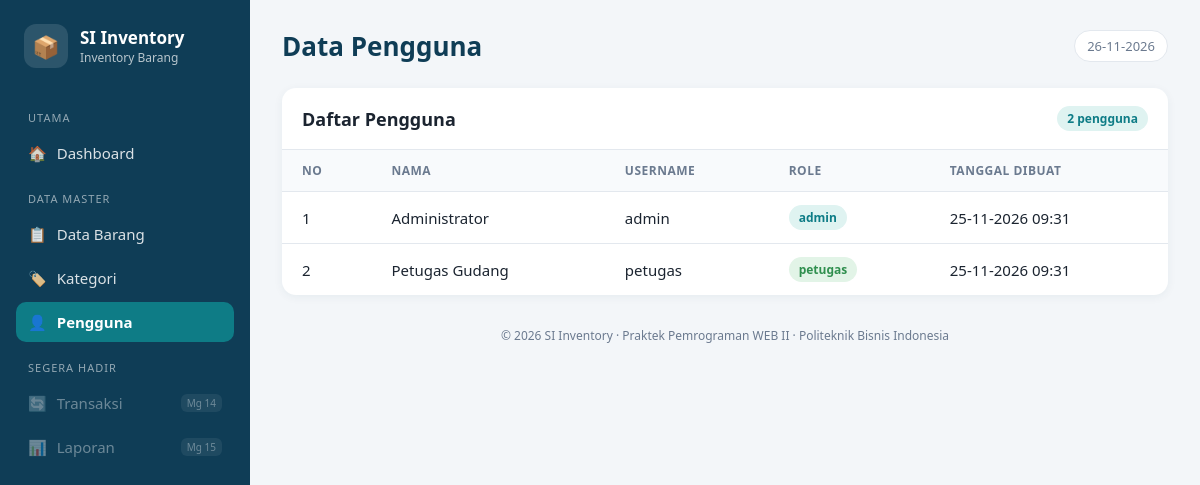
The page /users/index.php on the database its author committed.
### tables this page shows
CREATE TABLE users (
  id          INT AUTO_INCREMENT PRIMARY KEY,
  nama        VARCHAR(100) NOT NULL,
  username    VARCHAR(50)  NOT NULL UNIQUE,
  password    VARCHAR(255) NOT NULL,
  role        ENUM('admin','petugas') NOT NULL DEFAULT 'petugas',
  created_at  TIMESTAMP DEFAULT CURRENT_TIMESTAMP
);

### includes/functions.php (called while the page is built, shortened)
<?php
function e($text): string
{
    return htmlspecialchars((string) $text, ENT_QUOTES, 'UTF-8');
}

### users/index.php (the view, shortened to what this page needs)
<?php
require __DIR__ . '/../config/database.php';
require __DIR__ . '/../includes/functions.php';
$sql = "SELECT nama, username, role, created_at
        FROM users
        ORDER BY nama ASC";
$daftarUsers = $pdo->query($sql)->fetchAll();
require __DIR__ . '/../includes/header.php';
?>
<section class="card">
    <div class="card-header">
        <h2>Daftar Pengguna</h2>
        <span class="badge badge-info"><?= count($daftarUsers) ?> pengguna</span>
    </div>
    <div class="table-wrap">
        <table class="table">
            <thead>
                <tr>
                    <th>No</th>
                    <th>Nama</th>
                    <th>Username</th>
                    <th>Role</th>
                    <th>Tanggal Dibuat</th>
                </tr>
            </thead>
            <tbody>
                <?php $no = 1; foreach ($daftarUsers as $u): ?>
                <tr>
                    <td><?= $no++ ?></td>
                    <td><?= e($u['nama']) ?></td>
                    <td><?= e($u['username']) ?></td>
                    <td>
                        <span class="badge <?= $u['role'] === 'admin' ? 'badge-info' : 'badge-success' ?>">
                            <?= e($u['role']) ?>
                        </span>
                    </td>
                    <td><?= date('d-m-Y H:i', strtotime($u['created_at'])) ?></td>
                </tr>
                <?php endforeach; ?>
            </tbody>
        </table>
    </div>
</section>
<?php require __DIR__ . '/../includes/footer.php'; ?>

### assets/css/style.css (style rules this page uses)
:root { --primary: #0e7c86; --primary-dark: #0f3d56; --bg: #f3f6f9; --card: #ffffff; --text: #1b2430; --muted: #6b7a8f; --border: #e3e8ee; --danger: #c8553d; --success: #2f8f4e; --radius: 14px; }
* { box-sizing: border-box; }
body { margin: 0; font-family: "Segoe UI", system-ui, -apple-system, Roboto, Arial, sans-serif; background: var(--bg); color: var(--text); font-size: 15px; }
.card { background: var(--card); border-radius: var(--radius); box-shadow: 0 2px 10px rgba(15, 61, 86, .06); overflow: hidden; }
.card-header { display: flex; justify-content: space-between; align-items: center; padding: 18px 20px; border-bottom: 1px solid var(--border); }
.card-header h2 { margin: 0; font-size: 18px; }
.table-wrap { overflow-x: auto; }
.table { width: 100%; border-collapse: collapse; }
.table th { background: #f8fafc; color: var(--muted); font-size: 12px; text-transform: uppercase; letter-spacing: .5px; text-align: left; padding: 12px 20px; white-space: nowrap; }
.table td { padding: 13px 20px; border-top: 1px solid var(--border); }
.badge { display: inline-block; padding: 4px 10px; border-radius: 999px; font-size: 12px; font-weight: 600; }
.badge-success { background: #e2f4e7; color: var(--success); }
.badge-info { background: #dff3f1; color: var(--primary); }

### rows shown on the page
users: nama "Administrator", username "admin", role "admin", created_at "25-11-2026 09:31"
users: nama "Petugas Gudang", username "petugas", role "petugas", created_at "25-11-2026 09:31"

### other values the page prints
APP_NAME "SI Inventory"
$pageTitle "Data Pengguna"
count($daftarUsers) "2"
